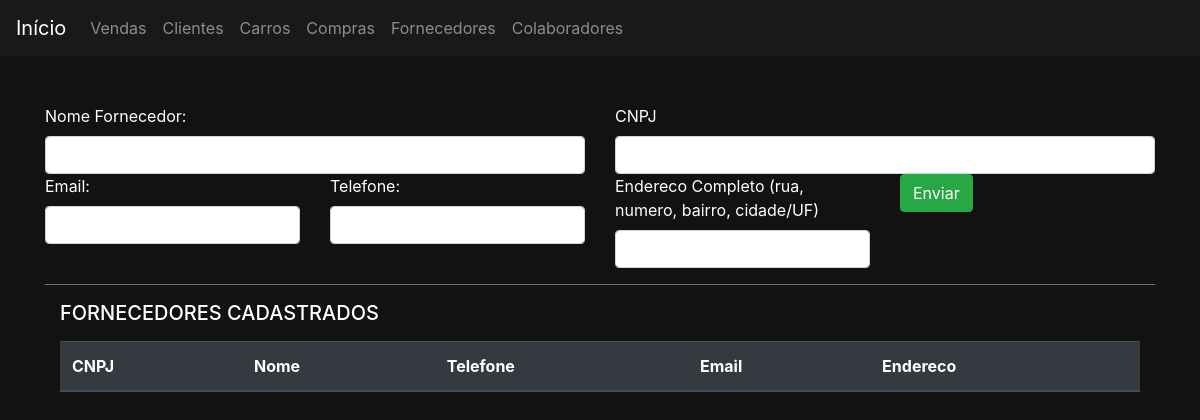
The page /fornecedores/ on the database as committed earlier.
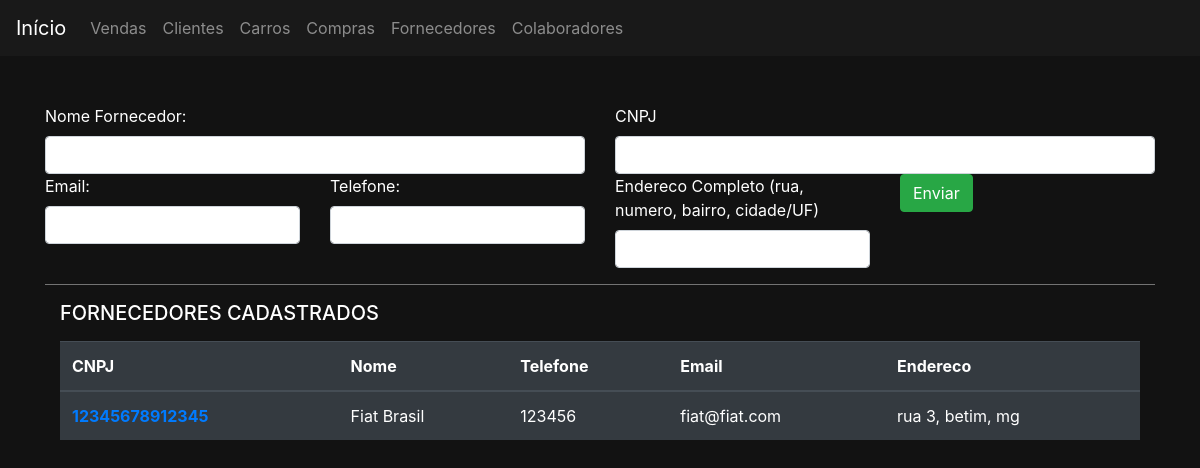
The same page on the database as committed later.
### fornecedores/models.py (models this page shows, shortened)
class Fornecedor(models.Model):
    nome = models.CharField(max_length=30)
    cnpj = models.CharField(max_length=14)
    email = models.EmailField()
    telefone = models.CharField(max_length=15)
    enderecoCompleto = models.CharField(max_length=200)

### fornecedores/views.py (the view, shortened to what this page needs)
# urls.py: path('fornecedores/', include('fornecedores.urls')),
def fornecedores(request):
    if request.method == "GET":
        fornecedores = Fornecedor.objects.all()
        return render(request, 'fornecedores.html', {'fornecedores':fornecedores})

### fornecedores/templates/fornecedores.html (shortened to what this page needs)
{% extends 'base.html' %}
{% block 'body' %}
    <div class="container">
        <form action="{% url 'fornecedores' %}" method="POST">
            <br><br>
            <div class="row">
                <div class="col-md">
                    <label>Nome Fornecedor: </label>
                    <input class="form-control" type="text" name="nome">
                </div>
                <div class="col-md">
                    <label>CNPJ</label>
                    <input class="form-control" type="text" name="cnpj">
                </div>
            </div>
            <div class="row">
                <div class="col-md">
                    <label>Email: </label>
                    <input class="form-control" type="email" name="email">
                </div>
                <div class="col-md">
                    <label>Telefone: </label>
                    <input class="form-control" type="text" name="telefone">
                </div>
                <div class="col-md">
                    <label>Endereco Completo (rua, numero, bairro, cidade/UF)</label>
                    <input class="form-control" type="text" name="enderecoCompleto">
                </div>
                <div class="col-md">
                    <input class="btn btn-success" type="submit" value="Enviar" >
                </div>
            </div>
        </form>
        <hr style="background-color: gray;">
        <div class="container">
            <table class="table table-dark">
                <label> <H5>FORNECEDORES CADASTRADOS</H5> </label>
                <thead>
                    <tr>
                        <th scope="col">CNPJ</th>
                        <th scope="col">Nome</th>
                        <th scope="col">Telefone</th>
                        <th scope="col">Email</th>
                        <th scope="col">Endereco</th>
                    </tr>
                </thead>
                <tbody>
                    {% for fornecedor in fornecedores %}
                        <tr>
                            <th><a href=" {% url 'editar_fornecedor' fornecedor.id %}">{{ fornecedor.cnpj }}</a></th>
                            <td>{{fornecedor.nome}}</td>
                            <td>{{fornecedor.telefone}}</td>
                            <td>{{fornecedor.email}}</td>
                            <td>{{fornecedor.enderecoCompleto}}</td>
                        </tr>
                    {% endfor %}
                </tbody>
            </table>
        </div>
{% endblock %}

Rows that differ between the two databases and show on the page:
added Fornecedor: cnpj "12345678912345", nome "Fiat Brasil", telefone "123456", email "fiat@fiat.com", enderecoCompleto "rua 3, betim, mg"
